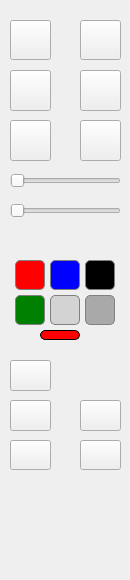
<?xml version="1.0" encoding="UTF-8"?>
<ui version="4.0">
 <class>PenTools</class>
 <widget class="QWidget" name="PenTools">
  <property name="geometry">
   <rect>
    <x>0</x>
    <y>0</y>
    <width>130</width>
    <height>580</height>
   </rect>
  </property>
  <property name="minimumSize">
   <size>
    <width>122</width>
    <height>580</height>
   </size>
  </property>
  <property name="windowTitle">
   <string>Kalem Araçları</string>
  </property>
  <property name="windowIcon">
   <iconset>
    <normaloff>app_icon.ico</normaloff>app_icon.ico</iconset>
  </property>
  <widget class="QPushButton" name="pen_btn">
   <property name="geometry">
    <rect>
     <x>10</x>
     <y>20</y>
     <width>41</width>
     <height>40</height>
    </rect>
   </property>
   <property name="text">
    <string/>
   </property>
   <property name="icon">
    <iconset>
     <normaloff>cursors/pen-solid.svg</normaloff>cursors/pen-solid.svg</iconset>
   </property>
   <property name="iconSize">
    <size>
     <width>24</width>
     <height>24</height>
    </size>
   </property>
  </widget>
  <widget class="QPushButton" name="eraser_btn">
   <property name="geometry">
    <rect>
     <x>80</x>
     <y>20</y>
     <width>41</width>
     <height>40</height>
    </rect>
   </property>
   <property name="text">
    <string/>
   </property>
   <property name="icon">
    <iconset>
     <normaloff>cursors/eraser.svg</normaloff>cursors/eraser.svg</iconset>
   </property>
   <property name="iconSize">
    <size>
     <width>24</width>
     <height>24</height>
    </size>
   </property>
  </widget>
  <widget class="QPushButton" name="color_red">
   <property name="geometry">
    <rect>
     <x>15</x>
     <y>260</y>
     <width>30</width>
     <height>30</height>
    </rect>
   </property>
   <property name="styleSheet">
    <string>QPushButton { background-color: red; border-radius: 5px; border: 1px solid gray; }</string>
   </property>
   <property name="text">
    <string/>
   </property>
  </widget>
  <widget class="QPushButton" name="color_blue">
   <property name="geometry">
    <rect>
     <x>50</x>
     <y>260</y>
     <width>30</width>
     <height>30</height>
    </rect>
   </property>
   <property name="styleSheet">
    <string>QPushButton { background-color: blue; border-radius: 5px; border: 1px solid gray; }</string>
   </property>
   <property name="text">
    <string/>
   </property>
  </widget>
  <widget class="QPushButton" name="color_black">
   <property name="geometry">
    <rect>
     <x>85</x>
     <y>260</y>
     <width>30</width>
     <height>30</height>
    </rect>
   </property>
   <property name="styleSheet">
    <string>QPushButton { background-color: black; border-radius: 5px; border: 1px solid gray; }</string>
   </property>
   <property name="text">
    <string/>
   </property>
  </widget>
  <widget class="QPushButton" name="color_green">
   <property name="geometry">
    <rect>
     <x>15</x>
     <y>295</y>
     <width>30</width>
     <height>30</height>
    </rect>
   </property>
   <property name="styleSheet">
    <string>QPushButton { background-color: green; border-radius: 5px; border: 1px solid gray; }</string>
   </property>
   <property name="text">
    <string/>
   </property>
  </widget>
  <widget class="QPushButton" name="color_custom1">
   <property name="geometry">
    <rect>
     <x>50</x>
     <y>295</y>
     <width>30</width>
     <height>30</height>
    </rect>
   </property>
   <property name="styleSheet">
    <string>QPushButton { background-color: lightgray; border-radius: 5px; border: 1px solid gray; }</string>
   </property>
   <property name="text">
    <string/>
   </property>
  </widget>
  <widget class="QPushButton" name="color_custom2">
   <property name="geometry">
    <rect>
     <x>85</x>
     <y>295</y>
     <width>30</width>
     <height>30</height>
    </rect>
   </property>
   <property name="styleSheet">
    <string>QPushButton { background-color: darkgray; border-radius: 5px; border: 1px solid gray; }</string>
   </property>
   <property name="text">
    <string/>
   </property>
  </widget>
  <widget class="QLabel" name="selected_color_indicator">
   <property name="geometry">
    <rect>
     <x>40</x>
     <y>330</y>
     <width>40</width>
     <height>10</height>
    </rect>
   </property>
   <property name="minimumSize">
    <size>
     <width>40</width>
     <height>10</height>
    </size>
   </property>
   <property name="maximumSize">
    <size>
     <width>40</width>
     <height>10</height>
    </size>
   </property>
   <property name="styleSheet">
    <string>background-color: red; border-radius: 5px; border: 1px solid black;</string>
   </property>
   <property name="text">
    <string/>
   </property>
  </widget>
  <widget class="QSlider" name="horizontalSlider">
   <property name="geometry">
    <rect>
     <x>10</x>
     <y>170</y>
     <width>111</width>
     <height>22</height>
    </rect>
   </property>
   <property name="orientation">
    <enum>Qt::Horizontal</enum>
   </property>
  </widget>
  <widget class="QPushButton" name="clear_all_btn">
   <property name="geometry">
    <rect>
     <x>80</x>
     <y>440</y>
     <width>41</width>
     <height>30</height>
    </rect>
   </property>
   <property name="text">
    <string/>
   </property>
   <property name="icon">
    <iconset>
     <normaloff>cursors/trash.svg</normaloff>cursors/trash.svg</iconset>
   </property>
   <property name="iconSize">
    <size>
     <width>24</width>
     <height>24</height>
    </size>
   </property>
  </widget>
  <widget class="QPushButton" name="line_btn">
   <property name="geometry">
    <rect>
     <x>10</x>
     <y>70</y>
     <width>41</width>
     <height>41</height>
    </rect>
   </property>
   <property name="text">
    <string/>
   </property>
   <property name="icon">
    <iconset>
     <normaloff>cursors/line.svg</normaloff>cursors/line.svg</iconset>
   </property>
   <property name="iconSize">
    <size>
     <width>24</width>
     <height>24</height>
    </size>
   </property>
  </widget>
  <widget class="QPushButton" name="rect_btn">
   <property name="geometry">
    <rect>
     <x>80</x>
     <y>70</y>
     <width>41</width>
     <height>41</height>
    </rect>
   </property>
   <property name="text">
    <string/>
   </property>
   <property name="icon">
    <iconset>
     <normaloff>cursors/rectangle.svg</normaloff>cursors/rectangle.svg</iconset>
   </property>
   <property name="iconSize">
    <size>
     <width>24</width>
     <height>24</height>
    </size>
   </property>
  </widget>
  <widget class="QPushButton" name="ellipse_btn">
   <property name="geometry">
    <rect>
     <x>10</x>
     <y>120</y>
     <width>41</width>
     <height>41</height>
    </rect>
   </property>
   <property name="text">
    <string/>
   </property>
   <property name="icon">
    <iconset>
     <normaloff>cursors/circle.svg</normaloff>cursors/circle.svg</iconset>
   </property>
   <property name="iconSize">
    <size>
     <width>24</width>
     <height>24</height>
    </size>
   </property>
  </widget>
  <widget class="QPushButton" name="highlight_btn">
   <property name="geometry">
    <rect>
     <x>80</x>
     <y>120</y>
     <width>41</width>
     <height>41</height>
    </rect>
   </property>
   <property name="text">
    <string/>
   </property>
   <property name="icon">
    <iconset>
     <normaloff>cursors/highlighter.svg</normaloff>cursors/highlighter.svg</iconset>
   </property>
   <property name="iconSize">
    <size>
     <width>24</width>
     <height>24</height>
    </size>
   </property>
  </widget>
  <widget class="QPushButton" name="exit_btn">
   <property name="geometry">
    <rect>
     <x>10</x>
     <y>440</y>
     <width>41</width>
     <height>30</height>
    </rect>
   </property>
   <property name="text">
    <string/>
   </property>
   <property name="icon">
    <iconset>
     <normaloff>circle-xmark-solid.svg</normaloff>circle-xmark-solid.svg</iconset>
   </property>
   <property name="iconSize">
    <size>
     <width>24</width>
     <height>24</height>
    </size>
   </property>
  </widget>
  <widget class="QLabel" name="label">
   <property name="geometry">
    <rect>
     <x>10</x>
     <y>480</y>
     <width>101</width>
     <height>91</height>
    </rect>
   </property>
   <property name="text">
    <string/>
   </property>
   <property name="pixmap">
    <pixmap>logo.png</pixmap>
   </property>
   <property name="scaledContents">
    <bool>true</bool>
   </property>
  </widget>
  <widget class="QPushButton" name="undo">
   <property name="geometry">
    <rect>
     <x>10</x>
     <y>400</y>
     <width>41</width>
     <height>31</height>
    </rect>
   </property>
   <property name="text">
    <string/>
   </property>
   <property name="icon">
    <iconset>
     <normaloff>cursors/redo.svg</normaloff>cursors/redo.svg</iconset>
   </property>
   <property name="iconSize">
    <size>
     <width>24</width>
     <height>24</height>
    </size>
   </property>
  </widget>
  <widget class="QPushButton" name="redo">
   <property name="geometry">
    <rect>
     <x>80</x>
     <y>400</y>
     <width>41</width>
     <height>31</height>
    </rect>
   </property>
   <property name="text">
    <string/>
   </property>
   <property name="icon">
    <iconset>
     <normaloff>cursors/undo.svg</normaloff>cursors/undo.svg</iconset>
   </property>
   <property name="iconSize">
    <size>
     <width>24</width>
     <height>24</height>
    </size>
   </property>
  </widget>
  <widget class="QPushButton" name="load_commands_btn">
   <property name="geometry">
    <rect>
     <x>10</x>
     <y>360</y>
     <width>41</width>
     <height>31</height>
    </rect>
   </property>
   <property name="text">
    <string/>
   </property>
   <property name="icon">
    <iconset>
     <normaloff>cursors/reload.svg</normaloff>cursors/reload.svg</iconset>
   </property>
   <property name="iconSize">
    <size>
     <width>32</width>
     <height>32</height>
    </size>
   </property>
  </widget>
  <widget class="QSlider" name="eraser_slider">
   <property name="geometry">
    <rect>
     <x>10</x>
     <y>200</y>
     <width>111</width>
     <height>22</height>
    </rect>
   </property>
   <property name="orientation">
    <enum>Qt::Horizontal</enum>
   </property>
  </widget>
  <widget class="QPushButton" name="move_btn">
   <property name="geometry">
    <rect>
     <x>10</x>
     <y>580</y>
     <width>75</width>
     <height>23</height>
    </rect>
   </property>
   <property name="text">
    <string>PushButton</string>
   </property>
  </widget>
 </widget>
 <resources/>
 <connections/>
</ui>
